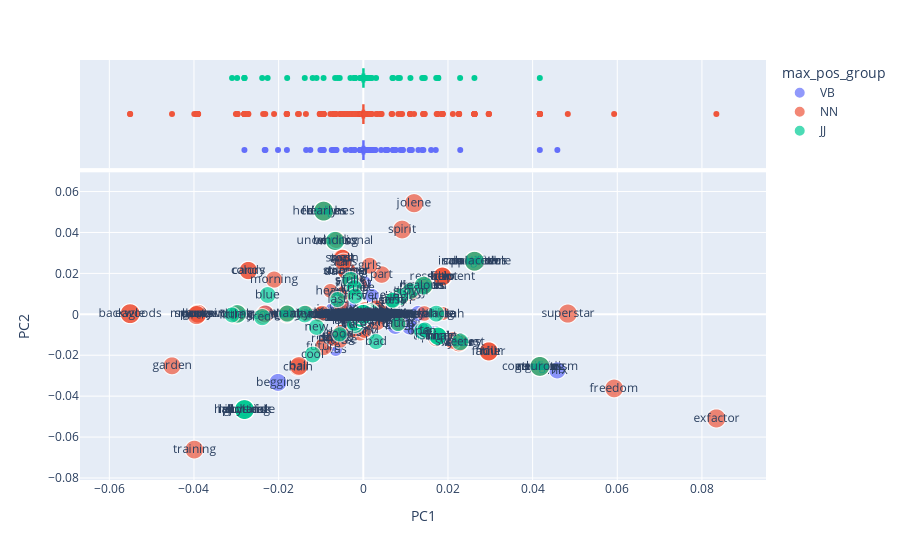

The notebook cell this image was saved under:
### Code cell
vis_loadings(1,2)

### Figure 1 — Plotly figure (JSON) as saved in the notebook; plotly's stock layout.template omitted (floating-point values rounded to 4 significant figures; data arrays with more than 128 entries replaced by an {"elided": "..."} marker saying what was removed)
{"data": [{"hovertemplate": "max_pos_group=VB<br>PC1=%{x}<br>PC2=%{y}<br>i=%{marker.size}<br>term_str=%{text}<extra></extra>", "legendgroup": "VB", "marker": {"color": "#636efa", "size": {"elided": "1109 float values"}, "sizemode": "area", "sizeref": 0.04128, "symbol": "circle"}, "mode": "markers+text", "name": "VB", "showlegend": true, "text": {"elided": "1109 str values"}, "type": "scattergl", "x": {"elided": "1109 float values"}, "xaxis": "x", "y": {"elided": "1109 float values"}, "yaxis": "y"}, {"alignmentgroup": "True", "hovertemplate": "max_pos_group=VB<br>PC1=%{x}<extra></extra>", "legendgroup": "VB", "marker": {"color": "#636efa", "symbol": "circle"}, "name": "VB", "notched": true, "offsetgroup": "VB", "showlegend": false, "type": "box", "x": {"elided": "1109 float values"}, "xaxis": "x2", "yaxis": "y2"}, {"hovertemplate": "max_pos_group=NN<br>PC1=%{x}<br>PC2=%{y}<br>i=%{marker.size}<br>term_str=%{text}<extra></extra>", "legendgroup": "NN", "marker": {"color": "#EF553B", "size": {"elided": "1802 float values"}, "sizemode": "area", "sizeref": 0.04128, "symbol": "circle"}, "mode": "markers+text", "name": "NN", "showlegend": true, "text": {"elided": "1802 str values"}, "type": "scattergl", "x": {"elided": "1802 float values"}, "xaxis": "x", "y": {"elided": "1802 float values"}, "yaxis": "y"}, {"alignmentgroup": "True", "hovertemplate": "max_pos_group=NN<br>PC1=%{x}<extra></extra>", "legendgroup": "NN", "marker": {"color": "#EF553B", "symbol": "circle"}, "name": "NN", "notched": true, "offsetgroup": "NN", "showlegend": false, "type": "box", "x": {"elided": "1802 float values"}, "xaxis": "x2", "yaxis": "y2"}, {"hovertemplate": "max_pos_group=JJ<br>PC1=%{x}<br>PC2=%{y}<br>i=%{marker.size}<br>term_str=%{text}<extra></extra>", "legendgroup": "JJ", "marker": {"color": "#00cc96", "size": {"elided": "549 float values"}, "sizemode": "area", "sizeref": 0.04128, "symbol": "circle"}, "mode": "markers+text", "name": "JJ", "showlegend": true, "text": {"elided": "549 str values"}, "type": "scattergl", "x": {"elided": "549 float values"}, "xaxis": "x", "y": {"elided": "549 float values"}, "yaxis": "y"}, {"alignmentgroup": "True", "hovertemplate": "max_pos_group=JJ<br>PC1=%{x}<extra></extra>", "legendgroup": "JJ", "marker": {"color": "#00cc96", "symbol": "circle"}, "name": "JJ", "notched": true, "offsetgroup": "JJ", "showlegend": false, "type": "box", "x": {"elided": "549 float values"}, "xaxis": "x2", "yaxis": "y2"}], "layout": {"autosize": true, "legend": {"itemsizing": "constant", "title": {"text": "max_pos_group"}, "tracegroupgap": 0}, "margin": {"t": 60}, "xaxis": {"anchor": "y", "autorange": true, "domain": [0, 1], "range": [-0.06726, 0.09546], "title": {"text": "PC1"}, "type": "linear"}, "xaxis2": {"anchor": "y2", "autorange": true, "domain": [0, 1], "matches": "x", "range": [-0.06726, 0.09546], "showgrid": true, "showticklabels": false, "type": "linear"}, "yaxis": {"anchor": "x", "autorange": true, "domain": [0, 0.7326], "range": [-0.0778, 0.06616], "title": {"text": "PC2"}, "type": "linear"}, "yaxis2": {"anchor": "x2", "autorange": true, "domain": [0.7426, 1], "matches": "y2", "range": [-0.5, 2.5], "showgrid": false, "showline": false, "showticklabels": false, "ticks": "", "type": "category"}}}
